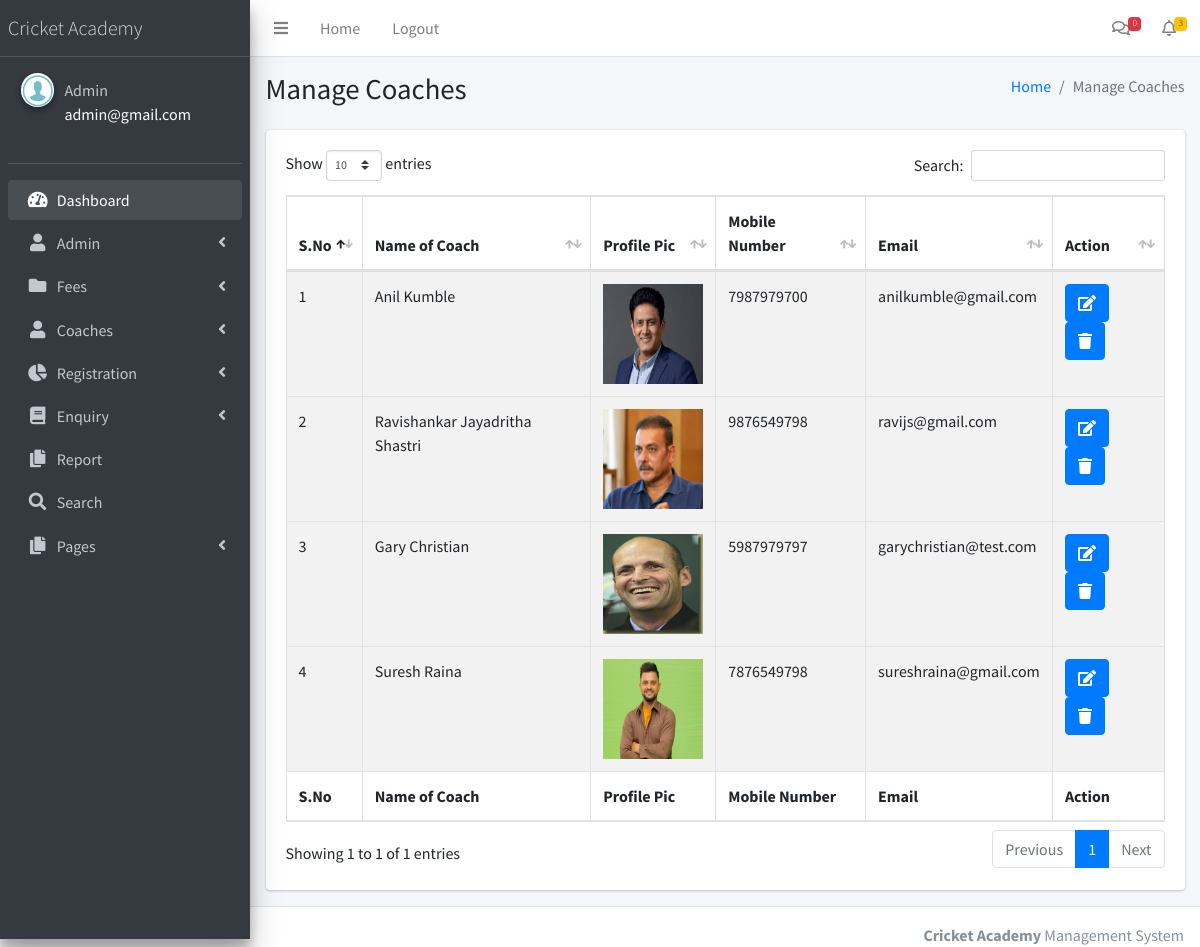
/cricketams/admin/manage-coaches.php (signed in), run on the app's committed database.
### tables this page shows
CREATE TABLE `tblcoaches` (
  `ID` int(11) NOT NULL,
  `Name` varchar(250) DEFAULT NULL,
  `MobileNumber` bigint(10) DEFAULT NULL,
  `Email` varchar(250) DEFAULT NULL,
  `CommunicationAddress` mediumtext DEFAULT NULL,
  `Qualification` mediumtext DEFAULT NULL,
  `Achivement` mediumtext DEFAULT NULL,
  `Description` mediumtext DEFAULT NULL,
  `ProfilePics` varchar(250) DEFAULT NULL,
  `CreationDate` timestamp NULL DEFAULT current_timestamp()
);

### cricketams/admin/manage-coaches.php (the view, shortened to what this page needs)
<?php
include('includes/dbconnection.php');
if (strlen($_SESSION['aid']==0)) {
  header('location:logout.php');
  } else{
?>
<!DOCTYPE html>
<html>
<head>
  <link rel="stylesheet" href="plugins/fontawesome-free/css/all.min.css">
  <link rel="stylesheet" href="https://code.ionicframework.com/ionicons/2.0.1/css/ionicons.min.css">
  <link rel="stylesheet" href="plugins/datatables-bs4/css/dataTables.bootstrap4.min.css">
  <link rel="stylesheet" href="plugins/datatables-responsive/css/responsive.bootstrap4.min.css">
  <link rel="stylesheet" href="dist/css/adminlte.min.css">
</head>
<body class="hold-transition sidebar-mini">
<div class="wrapper">
 <?php include_once('includes/header.php');?>
 <?php include_once('includes/sidebar.php');?>
  <div class="content-wrapper">
    <section class="content-header">
      <div class="container-fluid">
        <div class="row mb-2">
          <div class="col-sm-6">
            <h1>Manage Coaches</h1>
          </div>
          <div class="col-sm-6">
            <ol class="breadcrumb float-sm-right">
              <li class="breadcrumb-item"><a href="dashboard.php">Home</a></li>
              <li class="breadcrumb-item active">Manage Coaches</li>
            </ol>
          </div>
        </div>
      </div>
    </section>
    <section class="content">
      <div class="container-fluid">
        <div class="row">
          <div class="col-12">
             <div class="card">
              <div class="card-body">
                <table id="example1" class="table table-bordered table-striped">
                  <thead>
                  <tr>
                    <th>S.No</th>
                    <th>Name of Coach</th>
                    <th>Profile Pic</th>
                    <th>Mobile Number</th>
                    <th>Email</th>
                    <th>Action</th>
                  </tr>
                  </thead>
                  <tbody>
                    <?php
$sql="SELECT * from tblcoaches";
$query = $dbh -> prepare($sql);
$query->execute();
$results=$query->fetchAll(PDO::FETCH_OBJ);
$cnt=1;
if($query->rowCount() > 0)
{
foreach($results as $row)
{               ?>
                  <tr>
                    <td><?php echo htmlentities($cnt);?></td>
                    <td><?php  echo htmlentities($row->Name);?></td>
                    <td><img src="images/<?php echo $row->ProfilePics;?>" width="100" height="100">
                    </td>
                    <td><?php  echo htmlentities($row->MobileNumber);?></td>
                    <td> <?php  echo htmlentities($row->Email);?></td>
                    <td><a href="edit-coaches.php?editid=<?php echo ($row->ID);?>" class="btn btn-primary"><i class="nav-icon fas fa-edit"></i></a> <a href="manage-coaches.php?delid=<?php echo ($row->ID);?>" onclick="return confirm('Do you really want to Delete ?');" class="btn btn-primary"><i class="nav-icon fas fa-trash"></i></a></td>
                  </tr>
                  </tbody><?php $cnt=$cnt+1;}} ?>
                  <tfoot>
                  <tr>
                    <th>S.No</th>
                    <th>Name of Coach</th>
                    <th>Profile Pic</th>
                    <th>Mobile Number</th>
                    <th>Email</th>
                    <th>Action</th>
                  </tr>
                  </tfoot>
                </table>
              </div>
            </div>
          </div>
        </div>
      </div>
    </section>
  </div>
 <?php include_once('includes/footer.php');?>
</div>
</body>
</html>
<?php }  ?>

### cricketams/admin/includes/header.php (shortened to what this page needs)
<nav class="main-header navbar navbar-expand navbar-white navbar-light">
    <ul class="navbar-nav">
      <li class="nav-item">
        <a class="nav-link" data-widget="pushmenu" href="#" role="button"><i class="fas fa-bars"></i></a>
      </li>
      <li class="nav-item d-none d-sm-inline-block">
        <a href="dashboard.php" class="nav-link">Home</a>
      </li>
      <li class="nav-item d-none d-sm-inline-block">
        <a href="logout.php" class="nav-link">Logout</a>
      </li>
    </ul>
    <ul class="navbar-nav ml-auto">
      <li class="nav-item dropdown">
        <?php
$sql="SELECT * from tblcontact  where IsRead is null";
$query = $dbh -> prepare($sql);
$query->execute();
$newenq=$query->rowCount();
?>
        <a class="nav-link" data-toggle="dropdown" href="#">
          <i class="far fa-comments"></i>
          <span class="badge badge-danger navbar-badge"><?php echo $newenq;?></span>
        </a>
      </li>
      <li class="nav-item dropdown">
         <?php
$sql="SELECT * from tblregistration  where Status is null";
$query = $dbh -> prepare($sql);
$query->execute();
$newreg=$query->rowCount();
?>
        <a class="nav-link" data-toggle="dropdown" href="#">
          <i class="far fa-bell"></i>
          <span class="badge badge-warning navbar-badge"><?php echo $newreg;?></span>
        </a>
      </li>
    </ul>
  </nav>

### cricketams/admin/includes/sidebar.php (shortened to what this page needs)
  <aside class="main-sidebar sidebar-dark-primary elevation-4">
    <a href="dashboard.php" class="brand-link">
      <span class="brand-text font-weight-light">Cricket Academy</span>
    </a>
    <div class="sidebar">
      <div class="user-panel mt-3 pb-3 mb-3 d-flex">
        <div class="image">
          <img src="dist/img/images.png" class="img-circle elevation-2" alt="User Image">
        </div>
        <div class="info">
          <?php
$aid=$_SESSION['aid'];
$sql="SELECT AdminName,Email from  tbladmin where ID=:aid";
$query = $dbh -> prepare($sql);
$query->bindParam(':aid',$aid,PDO::PARAM_STR);
$query->execute();
$results=$query->fetchAll(PDO::FETCH_OBJ);
$cnt=1;
if($query->rowCount() > 0)
{
foreach($results as $row)
{               ?>
          <a href="admin-profile.php" class="d-block"><?php  echo $row->AdminName;?></a>
          <p style="color: white"><?php  echo $row->Email;?><?php $cnt=$cnt+1;}} ?></p>
        </div>
      </div>
      <nav class="mt-2">
        <ul class="nav nav-pills nav-sidebar flex-column" data-widget="treeview" role="menu" data-accordion="false">
          <li class="nav-item has-treeview menu-open">
            <a href="dashboard.php" class="nav-link">
              <i class="nav-icon fas fa-tachometer-alt"></i>
              <p>
                Dashboard
              </p>
            </a>
          </li>
               <li class="nav-item has-treeview">
            <a href="#" class="nav-link">
              <i class="nav-icon fas fa-user"></i>
              <p>
                Admin
                <i class="right fas fa-angle-left"></i>
              </p>
            </a>
          </li>
           <li class="nav-item has-treeview">
            <a href="#" class="nav-link">
              <i class="nav-icon fas fa-folder"></i>
              <p>
                Fees
                <i class="fas fa-angle-left right"></i>
              </p>
            </a>
          </li>
          <li class="nav-item has-treeview">
            <a href="#" class="nav-link">
              <i class="nav-icon fas fa-user"></i>
              <p>
                Coaches
                <i class="fas fa-angle-left right"></i>
              </p>
            </a>
          </li>
          <li class="nav-item has-treeview">
            <a href="#" class="nav-link">
              <i class="nav-icon fas fa-chart-pie"></i>
              <p>
                Registration
                <i class="right fas fa-angle-left"></i>
              </p>
            </a>
          </li>
          <li class="nav-item has-treeview">
            <a href="#" class="nav-link">
             <i class="nav-icon fas fa-book"></i>
              <p>
                Enquiry
                <i class="fas fa-angle-left right"></i>
              </p>
            </a>
          </li>
          <li class="nav-item has-treeview">
            <a href="between-dates-report.php" class="nav-link">
              <i class="nav-icon fas fa-copy"></i>
              <p>
                Report
              </p>
            </a>
          </li>
          <li class="nav-item has-treeview">
            <a href="search.php" class="nav-link">
              <i class="nav-icon fas fa-search"></i>
              <p>
              Search
              </p>
            </a>
          </li>
        <li class="nav-item has-treeview">
            <a href="#" class="nav-link">
              <i class="nav-icon fas fa-copy"></i>
              <p>
                Pages
                <i class="fas fa-angle-left right"></i>
              </p>
            </a>
          </li>
        </ul>
      </nav>
    </div>
  </aside>

### cricketams/admin/includes/footer.php
<footer class="main-footer">
   <div class="float-right d-none d-sm-inline-block">
     <b>Cricket Academy</b> Management System
   </div>
 </footer>

### data on the page
tblcoaches: Name "Anil Kumble", ProfilePics (picture), MobileNumber "7987979700", Email "anilkumble@gmail.com"
tblcoaches: Name "Ravishankar Jayadritha Shastri", ProfilePics (picture), MobileNumber "9876549798", Email "ravijs@gmail.com"
tblcoaches: Name "Gary Christian", ProfilePics (picture), MobileNumber "5987979797", Email "garychristian@test.com"
tblcoaches: Name "Suresh Raina", ProfilePics (picture), MobileNumber "7876549798", Email "sureshraina@gmail.com"

### other printed values
$newenq "0"
$newreg "3"
$row->AdminName "Admin"
$row->Email "admin@gmail.com"
